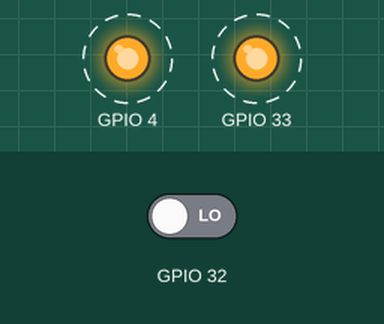
Simulated run of this sketch. Board: ESP32. Shown: output pins drawn as LEDs (lit = HIGH). Dashed ring = blinking. The test bench sets the inputs (shaded band); at power-on: GPIO 32 LOW.

Above: at 1.25 s.
1.3 s: GPIO 32 driven HIGH
At 1.65 s:
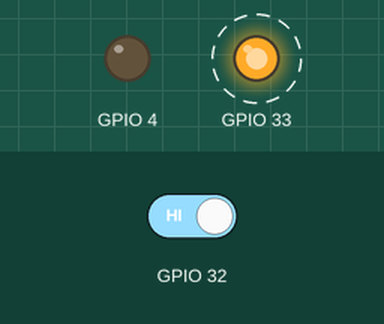
4.3 s: GPIO 32 driven LOW
At 4.65 s:
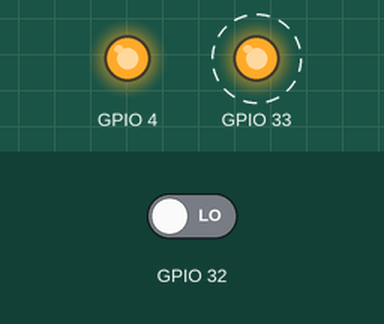
Timing chart, 0 to 13.3 s (numbered marks = the images above; inputs shaded):
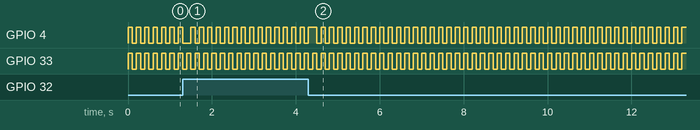

Measured:
- by itself, GPIO 4: repeats every 0.20 s: LOW 0.10 s, HIGH 0.10 s
- by itself, GPIO 33: alternates HIGH for 0.10 s and LOW for 0.10 s

The sketch:

led_pushbutton.ino
```cpp
int s;

void setup() {
  pinMode(33 , OUTPUT);
  pinMode(4 , OUTPUT);

  pinMode(32 , INPUT);

  digitalWrite(33 , LOW);
  digitalWrite(4 , LOW);
}

void loop() {
  s = digitalRead(32);

  if(s == 1)
  {
    digitalWrite(33 , HIGH);
    digitalWrite(4 , LOW);

    delay(100);

    digitalWrite(4 , HIGH);
    digitalWrite(33 , LOW);

    delay(100);
  }

  else if(s == 0)
  {
    digitalWrite(33 , HIGH);
    digitalWrite(4 , HIGH);

    delay(100);

    digitalWrite(4 , LOW);
    digitalWrite(33 , LOW);

    delay(100);
  }
}
```
